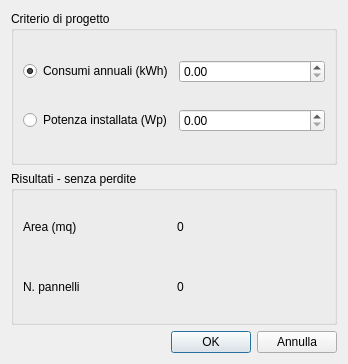
<?xml version="1.0" encoding="UTF-8"?>
<ui version="4.0">
 <class>Suggest</class>
 <widget class="QDialog" name="Suggest">
  <property name="geometry">
   <rect>
    <x>0</x>
    <y>0</y>
    <width>348</width>
    <height>364</height>
   </rect>
  </property>
  <property name="windowTitle">
   <string>SolarCalc</string>
  </property>
  <property name="windowIcon">
   <iconset resource="resource.qrc">
    <normaloff>:/images/wizard.png</normaloff>:/images/wizard.png</iconset>
  </property>
  <layout class="QGridLayout" name="gridLayout_2">
   <item row="0" column="0" colspan="3">
    <widget class="QGroupBox" name="groupBox_2">
     <property name="title">
      <string>Criterio di progetto</string>
     </property>
     <layout class="QGridLayout" name="gridLayout">
      <item row="0" column="0">
       <widget class="QRadioButton" name="radiokWh">
        <property name="text">
         <string>Consumi annuali (kWh)</string>
        </property>
        <property name="checked">
         <bool>true</bool>
        </property>
       </widget>
      </item>
      <item row="0" column="1">
       <widget class="QDoubleSpinBox" name="dSpinBoxConsumi">
        <property name="maximum">
         <double>10000000.000000000000000</double>
        </property>
        <property name="value">
         <double>0.000000000000000</double>
        </property>
       </widget>
      </item>
      <item row="1" column="0">
       <widget class="QRadioButton" name="radiokW">
        <property name="text">
         <string>Potenza installata (Wp)</string>
        </property>
       </widget>
      </item>
      <item row="1" column="1">
       <widget class="QDoubleSpinBox" name="dSpinBoxPotenza">
        <property name="maximum">
         <double>999999999.000000000000000</double>
        </property>
       </widget>
      </item>
     </layout>
    </widget>
   </item>
   <item row="1" column="0" colspan="3">
    <widget class="QGroupBox" name="groupBox">
     <property name="autoFillBackground">
      <bool>false</bool>
     </property>
     <property name="locale">
      <locale language="Italian" country="Italy"/>
     </property>
     <property name="title">
      <string>Risultati - senza perdite</string>
     </property>
     <layout class="QVBoxLayout" name="verticalLayout">
      <item>
       <layout class="QHBoxLayout" name="horizontalLayout_3">
        <item>
         <widget class="QLabel" name="label_3">
          <property name="text">
           <string>Area (mq)</string>
          </property>
         </widget>
        </item>
        <item>
         <widget class="QLabel" name="labelArea">
          <property name="text">
           <string>0</string>
          </property>
         </widget>
        </item>
       </layout>
      </item>
      <item>
       <layout class="QHBoxLayout" name="horizontalLayout_4">
        <item>
         <widget class="QLabel" name="label_6">
          <property name="text">
           <string>N. pannelli</string>
          </property>
         </widget>
        </item>
        <item>
         <widget class="QLabel" name="labelNum">
          <property name="text">
           <string>0</string>
          </property>
         </widget>
        </item>
       </layout>
      </item>
     </layout>
    </widget>
   </item>
   <item row="2" column="0">
    <spacer name="horizontalSpacer">
     <property name="orientation">
      <enum>Qt::Horizontal</enum>
     </property>
     <property name="sizeHint" stdset="0">
      <size>
       <width>165</width>
       <height>20</height>
      </size>
     </property>
    </spacer>
   </item>
   <item row="2" column="1">
    <widget class="QPushButton" name="pushOK">
     <property name="text">
      <string>OK</string>
     </property>
    </widget>
   </item>
   <item row="2" column="2">
    <widget class="QPushButton" name="pushCancel">
     <property name="text">
      <string>Annulla</string>
     </property>
    </widget>
   </item>
  </layout>
 </widget>
 <resources>
  <include location="resource.qrc"/>
 </resources>
 <connections/>
</ui>
